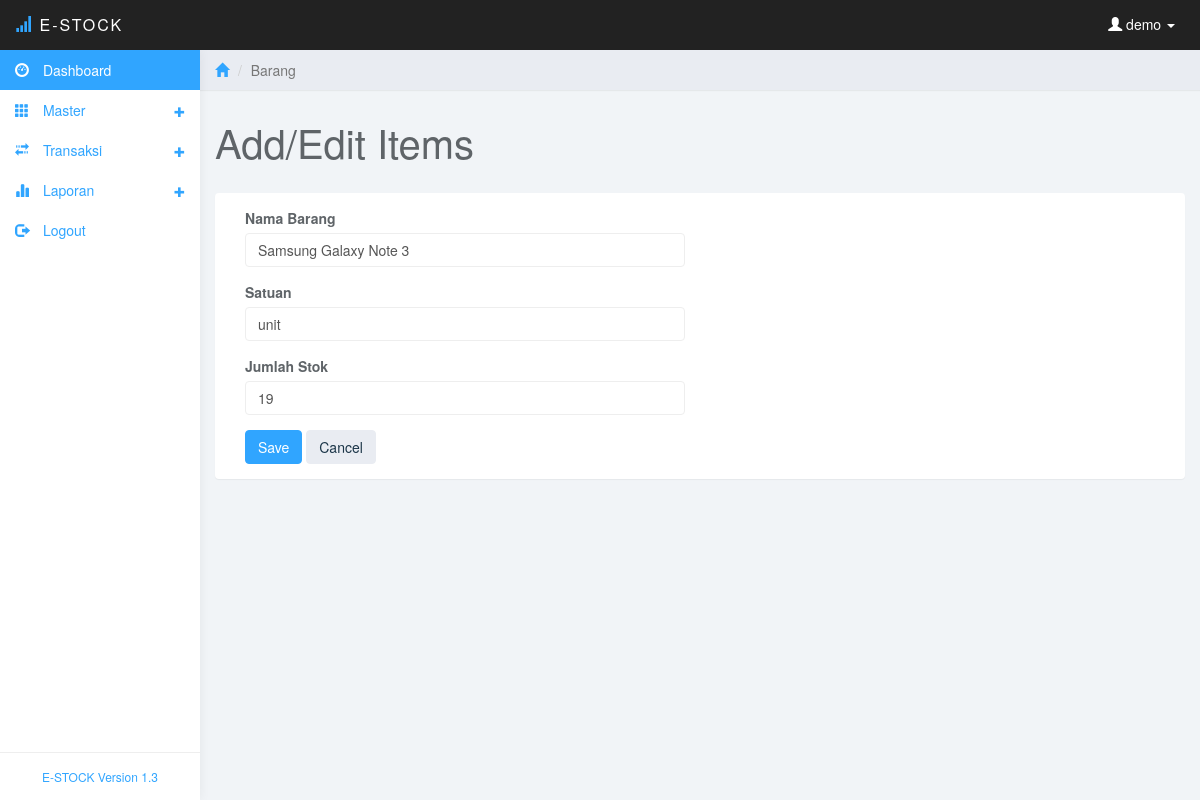
The page /edit-barang.php?id=21 (signed in) on the database its author committed.
### tables this page shows
CREATE TABLE IF NOT EXISTS `barang` (
  `id_barang` int(11) NOT NULL AUTO_INCREMENT,
  `nama_barang` varchar(50) NOT NULL,
  `satuan` varchar(10) NOT NULL,
  `stok` int(11) NOT NULL,
  PRIMARY KEY (`id_barang`)
);

### edit-barang.php (the view, shortened to what this page needs)
<?php
include ("koneksi/koneksi.php");
$pengguna=$_SESSION['username'];
?>
<!DOCTYPE html>
<html>
<head>
<link href="css/bootstrap.min.css" rel="stylesheet">
<link href="css/datepicker3.css" rel="stylesheet">
<link href="css/styles.css" rel="stylesheet">
</head>
<body>
	<nav class="navbar navbar-inverse navbar-fixed-top" role="navigation">
		<div class="container-fluid">
			<div class="navbar-header">
				<a class="navbar-brand" href="#"><span class="glyphicon glyphicon-signal"></span> E-Stock<span></span></a>
				<ul class="user-menu">
					<li class="dropdown pull-right">
						<a href="#" class="dropdown-toggle" data-toggle="dropdown"><span class="glyphicon glyphicon-user"></span>
						<?php
						echo " $pengguna";
						?>
						<span class="caret"></span></a>
					</li>
				</ul>
			</div>
		</div>
	</nav>
	<?php
	include("menu.php");
	?>
	<div class="col-sm-9 col-sm-offset-3 col-lg-10 col-lg-offset-2 main">
		<div class="row">
			<ol class="breadcrumb">
				<li><a href="#"><span class="glyphicon glyphicon-home"></span></a></li>
				<li class="active">Barang</li>
			</ol>
		</div>
		<div class="row">
			<div class="col-lg-12">
				<h1 class="page-header">Add/Edit Items</h1>
			</div>
		</div>
		<div class="row">
			<div class="col-lg-12">
				<div class="panel panel-default">
					<div class="panel-body">
						<div class="col-md-6">
							<form role="form" action="save-barang.php?mode=edit" method="post">
								<?php
								$id=$_GET['id'];
								$sqlbrg="select * from barang where id_barang='$id'";
								$qrbrg=mysqli_query($con,$sqlbrg);
								$dtbrg=mysqli_fetch_array($qrbrg);
								echo '
								<input type="hidden" name="id" value="'.$id.'">
								<div class="form-group">
									<label>Nama Barang</label>
									<input class="form-control" name="nama" value="'.$dtbrg['nama_barang'].'">
								</div>
								<div class="form-group">
									<label>Satuan</label>
									<input class="form-control" name="satuan" value="'.$dtbrg['satuan'].'">
								</div>
								<div class="form-group">
									<label>Jumlah Stok</label>
									<input class="form-control" name="jumlah" value="'.$dtbrg['stok'].'">
								</div>';
								?>
								<button type="submit" class="btn btn-primary">Save</button>
								<button type="reset" class="btn btn-default">Cancel</button>
							</div>
					</div>
				</div>
			</div>
		</div>
	</div>
</body>
</html>

### css/styles.css (style rules this page uses)
body { background: #f1f4f7; padding-top: 50px; color: #5f6468; }
a, a:hover, a:focus { color: #30a5ff; }
h1, h2, h3, h4, h5, h6 { color: #5f6468; }
h1 { font-weight: 300; font-size: 40px; }
.form-control { border: 1px solid #eee; box-shadow: none; }
.navbar-header .navbar-brand { color: #fff; font-size: 16px; text-transform: uppercase; font-weight: 500; letter-spacing: 2px; }
.navbar-header .navbar-brand span { color: #30a5ff; }
.btn-default, .btn-default:hover, .btn-default:focus, .btn-default:active, .btn-default.active, .open > .dropdown-toggle.btn-default, .btn-default.disabled, .btn-default[disabled], fieldset[disabled] .btn-default, .btn-default.disabled:hover, .btn-default[disabled]:hover, fieldset[disabled] .btn-default:hover, .btn-default.disabled:focus, .btn-default[disabled]:focus, fieldset[disabled] .btn-default:focus, .btn-default.disabled:active, .btn-default[disabled]:active, fieldset[disabled] .btn-default:active, .btn-default.disabled.active, .btn-default[disabled].active, fieldset[disabled] .btn-default.active { background-color: #e9ecf2; border-color: #e9ecf2; color: #1b3548; }
.btn-primary, .btn-primary:hover, .btn-primary:focus, .btn-primary:active, .btn-primary.active, .open > .dropdown-toggle.btn-primary, .btn-primary.disabled, .btn-primary[disabled], fieldset[disabled] .btn-primary, .btn-primary.disabled:hover, .btn-primary[disabled]:hover, fieldset[disabled] .btn-primary:hover, .btn-primary.disabled:focus, .btn-primary[disabled]:focus, fieldset[disabled] .btn-primary:focus, .btn-primary.disabled:active, .btn-primary[disabled]:active, fieldset[disabled] .btn-primary:active, .btn-primary.disabled.active, .btn-primary[disabled].active, fieldset[disabled] .btn-primary.active { background-color: #30a5ff; border-color: #30a5ff; }
.panel { border: 0; }
.navbar { border: 0; }
.user-menu { display: inline-block; margin-top: 14px; margin-right: 10px; float: right; list-style: none; padding: 0; }
.user-menu a { color: #fff; }
@media (min-width: 768px) { .navbar-header { width: 100%; } }
.breadcrumb { border-radius: 0; padding: 10px 15px; background: #e9ecf2; box-shadow: 0 1px 1px rgba(0, 0, 0, .05); margin: 0 ; }
h1.page-header { margin-top: 30px; border-bottom: 0; }

### rows shown on the page
barang: nama "Samsung Galaxy Note 3", satuan "unit", jumlah "19"

### other values the page prints
$pengguna "demo"
